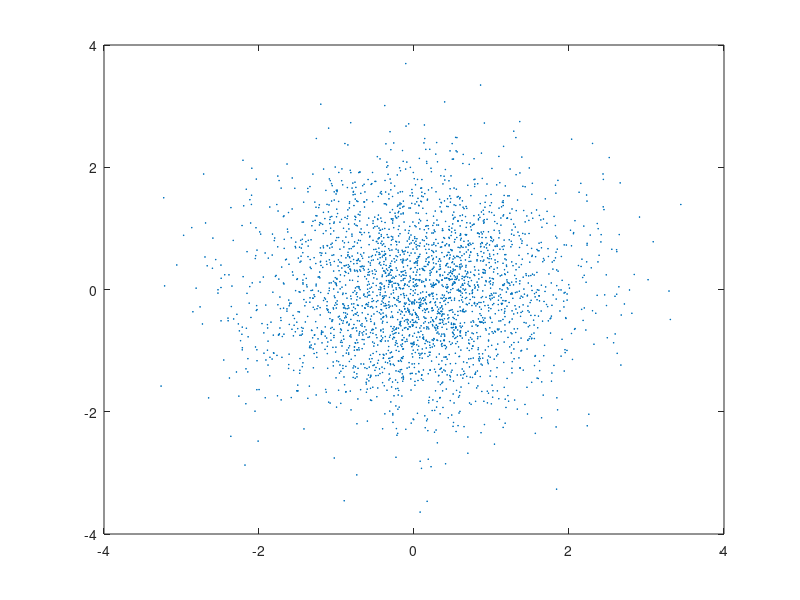

Reproduce this figure in MATLAB. (Note: this script raises an error after producing the figure.)



ncas=1000;
Nlist=[100,300,1000,3000,10000,30000];
dlist=[500,200,100,50,20,10,5,3,2];

Nlist=[3000];
dlist=[2 3 5 10 20 50 100 200 500]
ncas=200;


NN=[];
if 1, 
  tic
  next=0;
  clear rr dd nn
  NN=Nlist;
end;

for N=NN,
  for d=dlist,
    next=next+1;
    res=zeros(1,ncas);
    for cas=1:ncas,
      if rem(cas,10)==0, disp(cas), end;
      % data=rand(N,d)-0.5;
      % data=[randn(N,d);randn(N,d)+sqrt(12/d)]; % distance sqrt(12)
      data=randn(N,d); % single Gaussian
      plot(data(:,1),data(:,2),'+','markersize',1)
      Npeak=N;
      mu=zeros(1,d);
      % mu=rand(1,d);
      [res(cas),mu,L]=peakloc(Npeak,data,mu);
    end;
    res=sort(res);
    ind=round([0.50,0.20,0.10,0.05,0.02,0.01]*ncas);
    rr(next,:)=res(ind);
    dd(next,1)=d;
    nn(next,1)=N;
    clf;plot(res/N)
    d_N=[d,N],showtime,disp(' ');
    drawnow;
    quot=rr(:,4)./nn
    % input('next>');
  end;
end;


yy=rr(:,4);
quot=yy./nn
clf;
subplot(1,2,1);plot(nn,yy./nn,'o')
subplot(1,2,2);plot(dd,yy./nn,'o')

return;




% old stuff


nlist=rsort(nn);
for k=1:length(nlist),
  n=nlist(k)
  ind=find(nn==n);
  [a(k,1),b(k,1),c(k,1)]=ratfit(dd(ind),yy(ind));
  % yy = a+b./(dd+c)
  clf;plot(dd(ind),yy(ind),'o');
  hold on;plot(dd(ind),a(k)+b(k)./(dd(ind)+c(k)),'-');
  hold on;plot(dd(ind),a(k)+1.3./(dd(ind)-1.3),':');
  input('next>');
end;
[nlist/1000,a,b,c]

return;

clf;plot(nn,yy-1.4-1.2./(dd-1.3)+6./sqrt(nn),'o')
clf;plot(dd,yy+6./sqrt(nn),'o')
[a,b,c]=ratfit(dd,yy+6./sqrt(nn))



